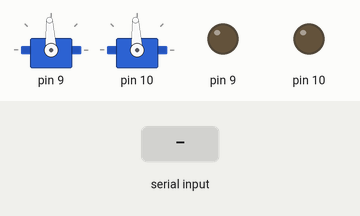
This sketch was run on a simulated Arduino Uno, built with avr-gcc and run on an emulated ATmega328P. Parts: 2 × servo, output pins drawn as LEDs (lit = HIGH). Inputs (shaded band) come from the test bench. Servo pulses on a pin are drawn as a servo (544–2400 µs = 0–180°); pins used as bus, display or sensor lines are not drawn; what the sketch prints to the serial monitor is not drawn.

Above: at 1.2 s.
1.3 s: "1\n" received over Serial
2.8 s: "90,45\n" received over Serial
Timing chart, 0 to 5.8 s (numbered marks = the images above; inputs shaded):
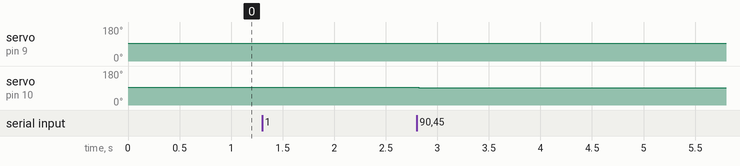

Measured:
- after the input at 1.3 s, every drawn part: stays the same
- after the input at 2.8 s, servo on pin 9: 93° → 94° at once; servo on pin 10: 93° → 92° at once

The sketch:

2024_MPU_Turret_mastertrackingcode.ino
```cpp
#include <avr/io.h>
#include <Arduino.h>

void servoRun(uint8_t motor, uint8_t degree)
{
    uint16_t degValue;

    if (degree < 0)
    {
        degree = 0;
    }
    else if (degree > 180)
    {
        degree = 180;
    }

    degValue = (uint16_t)((degree / 180.0) * (5000 - 1000) + 1000);

    if (motor == 1) {
        OCR1A = degValue;
    } else if (motor == 2) {
        OCR1B = degValue;
    }
}

int currentAngle1 = 90;
int currentAngle2 = 90;

void setup() {
  Serial.begin(9600);
  DDRB |= (1 << PB1) | (1 << PB2);
  DDRB |= (1 << PB3) | (1 << PB5) | (1 << PB2);
  SPCR |= (1 << SPE) | (1 << MSTR) | (1 << SPR0);

  TCCR1A = 0;
  TCCR1B = 0;

  TCCR1B |= (1 << WGM13) | (1 << WGM12);
  TCCR1A |= (1 << WGM11);

  TCCR1A |= (1 << COM1A1) | (1 << COM1B1);

  TCCR1B |= (1 << CS11);

  ICR1 = 39999;

  servoRun(1, currentAngle1);
  servoRun(2, currentAngle2);
}

uint8_t spi_transfer(uint8_t data) {
  SPDR = data;
  while (!(SPSR & (1 << SPIF)));
  return SPDR;
}

void loop() {
  if (Serial.available()) {
    String input = Serial.readStringUntil('\n');

    int commaIndex = input.indexOf(',');
    if (commaIndex > 0) {
      float value1 = input.substring(0, commaIndex).toFloat();
      float value2 = input.substring(commaIndex + 1).toFloat();

      int filteredX = value1;
      int filteredY = value2;

      if(filteredX >= 0 && filteredX < 64) {
        if(filteredY >= 0 && filteredY < 50) {
          currentAngle1 += 3;
          currentAngle2 -= 1;
        } else if(filteredY >= 50 && filteredY < 200) {
          currentAngle1 += 3;
          currentAngle2 += 0;
        } else if(filteredY >= 200 && filteredY < 256) {
          currentAngle1 += 3;
          currentAngle2 += 1;
        }
      } else if(filteredX >= 64 && filteredX < 128) {
        if(filteredY >= 0 && filteredY < 50) {
          currentAngle1 += 1.5;
          currentAngle2 -= 1;
        } else if(filteredY >= 50 && filteredY < 200) {
          currentAngle1 += 1.5;
          currentAngle2 += 0;
        } else if(filteredY >= 200 && filteredY < 256) {
          currentAngle1 += 1.5;
          currentAngle2 += 1;
        }
      } else if(filteredX >= 128 && filteredX < 192) {
        if(filteredY >= 0 && filteredY < 50) {
          currentAngle1 -= 0;
          currentAngle2 -= 1;
        } else if(filteredY >= 50 && filteredY < 200) {
          currentAngle1 += 0;
          currentAngle2 -= 0;
        } else if(filteredY >= 200 && filteredY < 256) {
          currentAngle1 += 0;
          currentAngle2 += 1;
        }
      } else if(filteredX >= 192 && filteredX < 256) {
        if(filteredY >= 0 && filteredY < 50) {
          currentAngle1 -= 1.5;
          currentAngle2 -= 1;
        } else if(filteredY >= 50 && filteredY < 200) {
          currentAngle1 -= 1.5;
          currentAngle2 += 0;
        } else if(filteredY >= 200 && filteredY < 256) {
          currentAngle1 -= 1.5;
          currentAngle2 += 1;
        }
      } else if(filteredX >= 256 && filteredX < 320) {
        if(filteredY >= 0 && filteredY < 50) {
          currentAngle1 -= 3;
          currentAngle2 -= 1;
        } else if(filteredY >= 50 && filteredY < 200) {
          currentAngle1 -= 3;
          currentAngle2 += 0;
        } else if(filteredY >= 200 && filteredY < 256) {
          currentAngle1 -= 3;
          currentAngle2 += 1;
        }
      }
      if (currentAngle1 < 0) currentAngle1 = 0;
      if (currentAngle1 > 180) currentAngle1 = 180;
      if (currentAngle2 < 0) currentAngle2 = 0;
      if (currentAngle2 > 180) currentAngle2 = 180;

      servoRun(1, currentAngle1);
      servoRun(2, currentAngle2);

      if(filteredX >= 128 && filteredX < 192 && filteredY >= 50 && filteredY < 200) {
        Serial.println("shooting");

        DDRB &=~(1<<0x04);
        spi_transfer(currentAngle1);
        spi_transfer(currentAngle2);
        DDRB |= (1<<0x04);
      }
    } else {
      Serial.println("Error");
    }
    Serial.flush();
    /*while (Serial.available() > 0) {
      Serial.read();
    }
  } else {
    currentAngle1 += 0;
    currentAngle2 += 0;

    while (Serial.available() > 0) {
      Serial.read();
    }*/
  }
}
```
